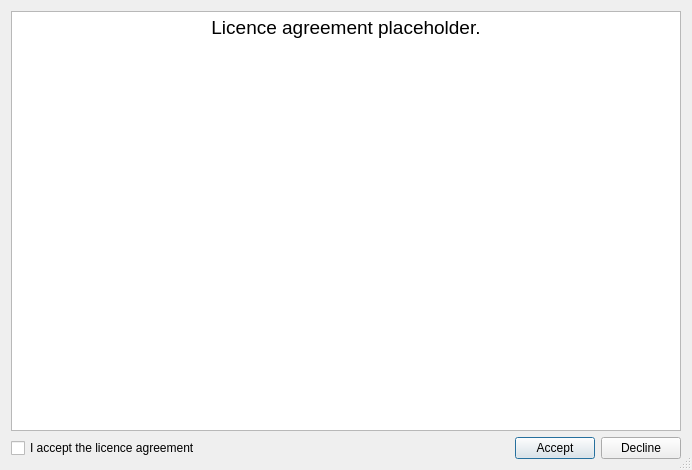
<?xml version="1.0" encoding="UTF-8"?>
<ui version="4.0">
 <class>LicenceDialog</class>
 <widget class="QDialog" name="LicenceDialog">
  <property name="geometry">
   <rect>
    <x>0</x>
    <y>0</y>
    <width>692</width>
    <height>470</height>
   </rect>
  </property>
  <property name="minimumSize">
   <size>
    <width>400</width>
    <height>370</height>
   </size>
  </property>
  <property name="windowTitle">
   <string>Licence agreement</string>
  </property>
  <property name="sizeGripEnabled">
   <bool>true</bool>
  </property>
  <property name="modal">
   <bool>true</bool>
  </property>
  <layout class="QVBoxLayout" name="verticalLayout">
   <item>
    <widget class="QTextBrowser" name="text">
     <property name="tabChangesFocus">
      <bool>true</bool>
     </property>
     <property name="html">
      <string>&lt;!DOCTYPE HTML PUBLIC &quot;-//W3C//DTD HTML 4.0//EN&quot; &quot;http://www.w3.org/TR/REC-html40/strict.dtd&quot;&gt;
&lt;html&gt;&lt;head&gt;&lt;meta name=&quot;qrichtext&quot; content=&quot;1&quot; /&gt;&lt;style type=&quot;text/css&quot;&gt;
p, li { white-space: pre-wrap; }
&lt;/style&gt;&lt;/head&gt;&lt;body style=&quot; font-family:'MS Shell Dlg 2'; font-size:8.25pt; font-weight:400; font-style:normal;&quot;&gt;
&lt;p align=&quot;center&quot; style=&quot; margin-top:0px; margin-bottom:0px; margin-left:0px; margin-right:0px; -qt-block-indent:0; text-indent:0px;&quot;&gt;&lt;span style=&quot; font-size:14pt;&quot;&gt;Licence agreement placeholder.&lt;/span&gt;&lt;/p&gt;&lt;/body&gt;&lt;/html&gt;</string>
     </property>
     <property name="openExternalLinks">
      <bool>true</bool>
     </property>
    </widget>
   </item>
   <item>
    <layout class="QHBoxLayout" name="horizontalLayout">
     <item>
      <widget class="QCheckBox" name="accepted">
       <property name="text">
        <string>I accept the licence agreement</string>
       </property>
      </widget>
     </item>
     <item>
      <spacer name="horizontalSpacer">
       <property name="orientation">
        <enum>Qt::Horizontal</enum>
       </property>
       <property name="sizeHint" stdset="0">
        <size>
         <width>40</width>
         <height>20</height>
        </size>
       </property>
      </spacer>
     </item>
     <item>
      <widget class="QPushButton" name="accept">
       <property name="text">
        <string>Accept</string>
       </property>
       <property name="default">
        <bool>true</bool>
       </property>
      </widget>
     </item>
     <item>
      <widget class="QPushButton" name="decline">
       <property name="text">
        <string>Decline</string>
       </property>
      </widget>
     </item>
    </layout>
   </item>
  </layout>
 </widget>
 <resources/>
 <connections/>
</ui>
